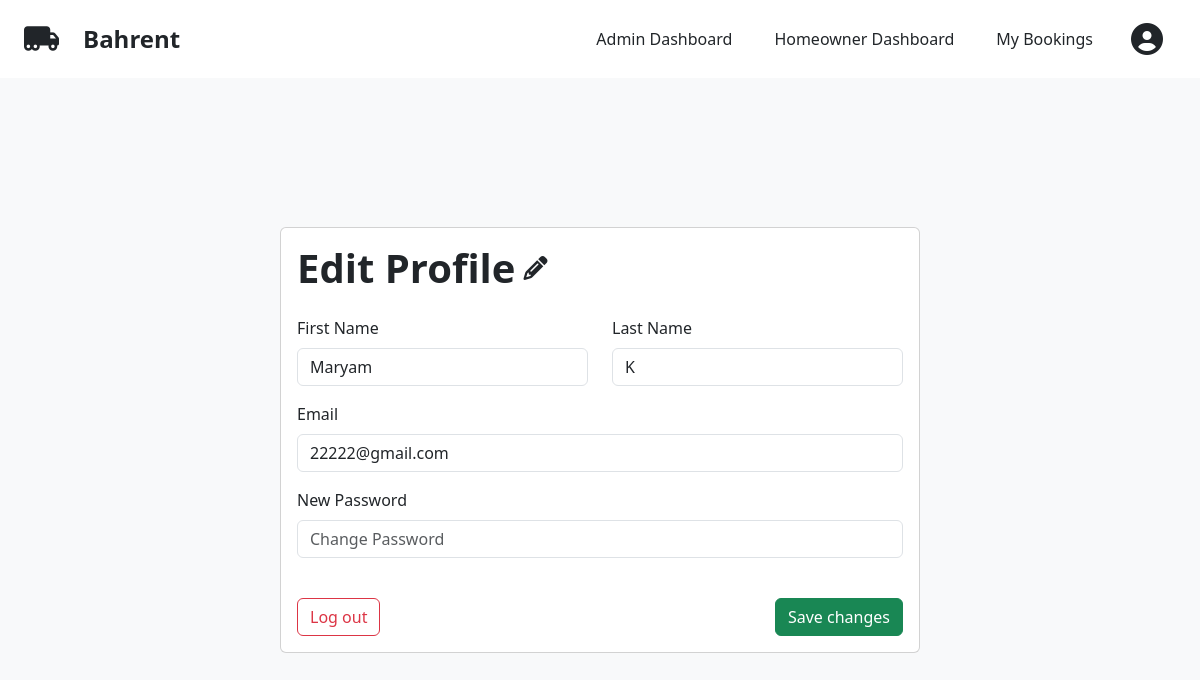
Screenshot of /profile.php (signed in) with the database file from the repository.
### tables this page shows
CREATE TABLE `users` (
  `user_id` int(11) NOT NULL,
  `email` varchar(255) NOT NULL,
  `password` varchar(255) NOT NULL,
  `first_name` varchar(50) NOT NULL,
  `last_name` varchar(50) NOT NULL,
  `role` enum('admin','homeowner','user') NOT NULL,
  `suspended` tinyint(1) NOT NULL DEFAULT 0
);

### controllers/BaseController.php (called while the page is built, shortened)
<?php
abstract class BaseController
{
    protected function render(string $view, array $data = []): void
    {
        extract($data);
        require __DIR__ . '/../views/' . $view . '.phtml';
        require __DIR__ . '/../views/_layout.php';
    }
}

### controllers/ProfileController.php (called while the page is built, shortened)
<?php
require_once 'BaseController.php';
class ProfileController extends BaseController
{
    public function index()
    {
        $this->render('profile', [
            'title' => 'Profile Page'
        ]);
    }
}

### models/User.php (called while the page is built, shortened)
<?php
class User
{
    public function __construct(string $id, string $firstName, string $lastName, string $email, UserRole $role, bool $suspended = false)
    {
        $this->firstName = $firstName;
        $this->lastName = $lastName;
        $this->email = $email;
    }
    private static function fromRow(array $row): User
    {
        return new User(
            $row['user_id'],
            $row['first_name'],
            $row['last_name'],
            $row['email'],
            UserRole::from($row['role']),
            (bool)$row['suspended']
        );
    }
    public static function fromSession(): ?User
    {
        $userId = $_SESSION[USER_SESSION_KEY];
        return self::getById($userId);
    }
    public static function getById($id)
    {
        $conn = Database::getInstance()->getConnection();
        $stmt = $conn->prepare("SELECT * FROM users WHERE user_id = ?");
        $stmt->execute([$id]);
        $row = $stmt->fetch(PDO::FETCH_ASSOC);
        return $row ? self::fromRow($row) : null;
    }
}

### views/profile.phtml (the view, shortened to what this page needs)
<?php
require_once __DIR__ . '/../models/User.php';
?>
<div class="d-flex flex-grow-1 flex-column align-items-center justify-content-center bg-light">
    <div class="card w-100" style="max-width: 40rem;">
        <div class="card-body">
            <div class="d-flex align-items-center gap-2 pb-4">
                <h1 class="text-dark fw-bold mb-0">Edit Profile</h1>
                <i class="fa-solid fa-pencil fs-4"></i>
            </div>
            <form action="<? PREFIX ?>/profile.php" method="post">
                <div class="row">
                    <div class="col-md-6 mb-3">
                        <label for="first_name" class="form-label">First Name</label>
                        <input type="text" id="first_name" name="first_name" placeholder="First Name" required
                            value="<?= User::fromSession()->firstName ?>"
                            class="form-control" />
                    </div>
                    <div class="col-md-6 mb-3">
                        <label for="last_name" class="form-label">Last Name</label>
                        <input type="text" id="last_name" name="last_name" placeholder="Last Name" required
                            value="<?= User::fromSession()->lastName ?>"
                            class="form-control" />
                    </div>
                    <div class="col-md-12 mb-3">
                        <label for="email" class="form-label">Email</label>
                        <input type="email" id="email" name="email" placeholder="Email" required
                            value="<?= User::fromSession()->email ?>"
                            class="form-control" />
                    </div>
                    <div class="col-md-12 mb-3">
                        <label for="password" class="form-label">New Password</label>
                        <input type="password" id="password" name="password" placeholder="Change Password" required
                            class="form-control" />
                    </div>
                </div>
                <div class="d-flex justify-content-between mt-4">
                    <a href="/logout.php" class="btn btn-outline-danger">
                        Log out
                    </a>
                    <button type="submit" class="btn btn-success">
                        Save changes
                    </button>
                </div>
            </form>
        </div>
    </div>
</div>

### rows the page displays
users: first_name "Maryam", last_name "K", email "22222@gmail.com"
